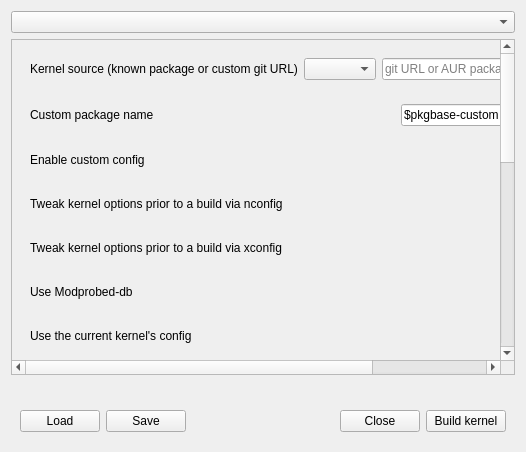
<?xml version="1.0" encoding="UTF-8"?>
<ui version="4.0">
 <class>ConfOptionsPage</class>
  <widget class="QWidget" name="central_widget">
   <layout class="QVBoxLayout" name="verticalLayout">
    <item>
     <widget class="QComboBox" name="main_combo_box"/>
    </item>
    <item>
     <widget class="QScrollArea" name="scroll_area">
      <property name="verticalScrollBarPolicy">
       <enum>Qt::ScrollBarAsNeeded</enum>
      </property>
      <property name="widgetResizable">
       <bool>true</bool>
      </property>
      <widget class="QWidget" name="scroll_area_widgets">
       <property name="geometry">
        <rect>
         <x>0</x>
         <y>0</y>
         <width>853</width>
         <height>912</height>
        </rect>
       </property>
        <layout class="QVBoxLayout" name="verticalLayout_2">
         <item>
          <widget class="QWidget" name="build_source_widget" native="true">
           <layout class="QHBoxLayout" name="build_source_horizontal_layout">
            <item>
              <widget class="QLabel" name="build_source_label">
               <property name="text">
                <string>Kernel source (known package or custom git URL)</string>
               </property>
              </widget>
            </item>
            <item>
              <spacer name="build_source_horizontal_spacer">
               <property name="orientation">
                <enum>Qt::Horizontal</enum>
               </property>
               <property name="sizeHint" stdset="0">
                <size>
                 <width>40</width>
                 <height>20</height>
                </size>
               </property>
              </spacer>
            </item>
            <item>
              <widget class="QComboBox" name="build_source_combo"/>
            </item>
            <item>
              <widget class="QLineEdit" name="build_source_custom_edit">
               <property name="visible">
                <bool>false</bool>
               </property>
               <property name="minimumSize">
                <size>
                 <width>260</width>
                 <height>0</height>
                </size>
               </property>
               <property name="placeholderText">
                <string>git URL or AUR package name</string>
               </property>
              </widget>
            </item>
           </layout>
          </widget>
         </item>
         <item>
          <widget class="QWidget" name="custom_name_widget" native="true">
          <layout class="QHBoxLayout" name="custom_name_horizontal_layout">
           <item>
            <widget class="QLabel" name="custom_name_label">
             <property name="text">
              <string>Custom package name</string>
             </property>
            </widget>
           </item>
           <item>
            <spacer name="custom_name_horizontal_spacer">
             <property name="orientation">
              <enum>Qt::Horizontal</enum>
             </property>
             <property name="sizeHint" stdset="0">
              <size>
               <width>40</width>
               <height>20</height>
              </size>
             </property>
            </spacer>
           </item>
           <item>
            <widget class="QLineEdit" name="custom_name_edit">
             <property name="text">
              <string>$pkgbase-custom</string>
             </property>
            </widget>
           </item>
          </layout>
         </widget>
        </item>
        <item>
          <widget class="QWidget" name="customconfig_widget" native="true">
           <layout class="QHBoxLayout" name="customconfig_horizontal_layout">
            <item>
             <widget class="QLabel" name="customconfig_label">
              <property name="text">
               <string>Enable custom config</string>
              </property>
             </widget>
            </item>
            <item>
             <spacer name="customconfig_horizontal_spacer">
              <property name="orientation">
               <enum>Qt::Horizontal</enum>
              </property>
              <property name="sizeHint" stdset="0">
               <size>
                <width>40</width>
                <height>20</height>
               </size>
              </property>
             </spacer>
            </item>
            <item>
             <widget class="QCheckBox" name="customconfig_check"/>
            </item>
           </layout>
          </widget>
        </item>
        <item>
         <widget class="QWidget" name="nconfig_widget" native="true">
          <layout class="QHBoxLayout" name="nconfig_horizontal_layout">
           <item>
            <widget class="QLabel" name="nconfig_label">
             <property name="text">
              <string>Tweak kernel options prior to a build via nconfig</string>
             </property>
            </widget>
           </item>
           <item>
            <spacer name="nconfig_horizontal_spacer">
             <property name="orientation">
              <enum>Qt::Horizontal</enum>
             </property>
             <property name="sizeHint" stdset="0">
              <size>
               <width>40</width>
               <height>20</height>
              </size>
             </property>
            </spacer>
           </item>
           <item>
            <widget class="QCheckBox" name="nconfig_check"/>
           </item>
          </layout>
         </widget>
        </item>
        <item>
         <widget class="QWidget" name="xconfig_widget" native="true">
          <layout class="QHBoxLayout" name="xconfig_horizontal_layout">
           <item>
            <widget class="QLabel" name="xconfig_label">
             <property name="text">
              <string>Tweak kernel options prior to a build via xconfig</string>
             </property>
            </widget>
           </item>
           <item>
            <spacer name="xconfig_horizontal_spacer">
             <property name="orientation">
              <enum>Qt::Horizontal</enum>
             </property>
             <property name="sizeHint" stdset="0">
              <size>
               <width>40</width>
               <height>20</height>
              </size>
             </property>
            </spacer>
           </item>
           <item>
            <widget class="QCheckBox" name="xconfig_check"/>
           </item>
          </layout>
         </widget>
        </item>
        <item>
         <widget class="QWidget" name="localmodcfg_widget" native="true">
          <layout class="QHBoxLayout" name="localmodcfg_horizontal_layout">
           <item>
            <widget class="QLabel" name="localmodcfg_label">
             <property name="text">
              <string>Use Modprobed-db</string>
             </property>
            </widget>
           </item>
           <item>
            <spacer name="localmodcfg_horizontal_spacer">
             <property name="orientation">
              <enum>Qt::Horizontal</enum>
             </property>
             <property name="sizeHint" stdset="0">
              <size>
               <width>40</width>
               <height>20</height>
              </size>
             </property>
            </spacer>
           </item>
           <item>
            <widget class="QCheckBox" name="localmodcfg_check"/>
           </item>
          </layout>
         </widget>
        </item>
        <item>
         <widget class="QWidget" name="use_current_widget" native="true">
          <layout class="QHBoxLayout" name="use_current_horizontal_layout">
           <item>
            <widget class="QLabel" name="use_current_label">
             <property name="text">
              <string>Use the current kernel's config</string>
             </property>
            </widget>
           </item>
           <item>
            <spacer name="use_current_horizontal_spacer">
             <property name="orientation">
              <enum>Qt::Horizontal</enum>
             </property>
             <property name="sizeHint" stdset="0">
              <size>
               <width>40</width>
               <height>20</height>
              </size>
             </property>
            </spacer>
           </item>
           <item>
            <widget class="QCheckBox" name="use_current_check"/>
           </item>
          </layout>
         </widget>
        </item>
        <item>
         <widget class="QWidget" name="hardly_widget" native="true">
          <layout class="QHBoxLayout" name="hardly_horizontal_layout">
           <item>
            <widget class="QLabel" name="hardly_label">
             <property name="text">
              <string>Enable KBUILD_CFLAGS -O3</string>
             </property>
            </widget>
           </item>
           <item>
            <spacer name="hardly_horizontal_spacer">
             <property name="orientation">
              <enum>Qt::Horizontal</enum>
             </property>
             <property name="sizeHint" stdset="0">
              <size>
               <width>40</width>
               <height>20</height>
              </size>
             </property>
            </spacer>
           </item>
           <item>
            <widget class="QCheckBox" name="hardly_check"/>
           </item>
          </layout>
         </widget>
        </item>
        <item>
         <widget class="QWidget" name="perfgovern_widget" native="true">
          <layout class="QHBoxLayout" name="perfgovern_horizontal_layout">
           <item>
            <widget class="QLabel" name="perfgovern_label">
             <property name="text">
              <string>Set performance governor as default</string>
             </property>
            </widget>
           </item>
           <item>
            <spacer name="perfgovern_horizontal_spacer">
             <property name="orientation">
              <enum>Qt::Horizontal</enum>
             </property>
             <property name="sizeHint" stdset="0">
              <size>
               <width>40</width>
               <height>20</height>
              </size>
             </property>
            </spacer>
           </item>
           <item>
            <widget class="QCheckBox" name="perfgovern_check"/>
           </item>
          </layout>
         </widget>
        </item>
        <item>
         <widget class="QWidget" name="tcpbbr_widget" native="true">
          <layout class="QHBoxLayout" name="tcpbbr_horizontal_layout">
           <item>
            <widget class="QLabel" name="tcpbbr_label">
             <property name="text">
              <string>Enable TCP_CONG_BBR3</string>
             </property>
            </widget>
           </item>
           <item>
            <spacer name="tcpbbr_horizontal_spacer">
             <property name="orientation">
              <enum>Qt::Horizontal</enum>
             </property>
             <property name="sizeHint" stdset="0">
              <size>
               <width>40</width>
               <height>20</height>
              </size>
             </property>
            </spacer>
           </item>
           <item>
            <widget class="QCheckBox" name="tcpbbr_check"/>
           </item>
          </layout>
         </widget>
        </item>
        <item>
         <widget class="QWidget" name="hzticks_widget" native="true">
          <layout class="QHBoxLayout" name="hzticks_horizontal_layout">
           <item>
            <widget class="QLabel" name="hzticks_label">
             <property name="text">
              <string>Running tick rate</string>
             </property>
            </widget>
           </item>
           <item>
            <spacer name="hzticks_horizontal_spacer">
             <property name="orientation">
              <enum>Qt::Horizontal</enum>
             </property>
             <property name="sizeHint" stdset="0">
              <size>
               <width>40</width>
               <height>20</height>
              </size>
             </property>
            </spacer>
           </item>
           <item>
            <widget class="QComboBox" name="hzticks_combo_box"/>
           </item>
          </layout>
         </widget>
        </item>
        <item>
         <widget class="QWidget" name="tickless_widget" native="true">
          <layout class="QHBoxLayout" name="tickless_horizontal_layout">
           <item>
            <widget class="QLabel" name="tickless_label">
             <property name="text">
              <string>Select tickless</string>
             </property>
            </widget>
           </item>
           <item>
            <spacer name="tickless_horizontal_spacer">
             <property name="orientation">
              <enum>Qt::Horizontal</enum>
             </property>
             <property name="sizeHint" stdset="0">
              <size>
               <width>40</width>
               <height>20</height>
              </size>
             </property>
            </spacer>
           </item>
           <item>
            <widget class="QComboBox" name="tickless_combo_box"/>
           </item>
          </layout>
         </widget>
        </item>
        <item>
         <widget class="QWidget" name="preempt_widget" native="true">
          <layout class="QHBoxLayout" name="preempt_horizontal_layout">
           <item>
            <widget class="QLabel" name="preempt_label">
             <property name="text">
              <string>Select preempt</string>
             </property>
            </widget>
           </item>
           <item>
            <spacer name="preempt_horizontal_spacer">
             <property name="orientation">
              <enum>Qt::Horizontal</enum>
             </property>
             <property name="sizeHint" stdset="0">
              <size>
               <width>40</width>
               <height>20</height>
              </size>
             </property>
            </spacer>
           </item>
           <item>
            <widget class="QComboBox" name="preempt_combo_box"/>
           </item>
          </layout>
         </widget>
        </item>
        <item>
         <widget class="QWidget" name="hugepage_widget" native="true">
          <layout class="QHBoxLayout" name="hugepage_horizontal_layout">
           <item>
            <widget class="QLabel" name="hugepage_label">
             <property name="text">
              <string>Transparent Hugepages</string>
             </property>
            </widget>
           </item>
           <item>
            <spacer name="hugepage_horizontal_spacer">
             <property name="orientation">
              <enum>Qt::Horizontal</enum>
             </property>
             <property name="sizeHint" stdset="0">
              <size>
               <width>40</width>
               <height>20</height>
              </size>
             </property>
            </spacer>
           </item>
           <item>
            <widget class="QComboBox" name="hugepage_combo_box"/>
           </item>
          </layout>
         </widget>
        </item>
        <item>
         <widget class="QWidget" name="processor_opt_widget" native="true">
          <layout class="QHBoxLayout" name="processor_opt_horizontal_layout">
           <item>
            <widget class="QLabel" name="processor_opt_label">
             <property name="text">
              <string>CPU compiler optimizations</string>
             </property>
            </widget>
           </item>
           <item>
            <spacer name="processor_opt_horizontal_spacer">
             <property name="orientation">
              <enum>Qt::Horizontal</enum>
             </property>
             <property name="sizeHint" stdset="0">
              <size>
               <width>40</width>
               <height>20</height>
              </size>
             </property>
            </spacer>
           </item>
           <item>
            <widget class="QComboBox" name="processor_opt_combo_box"/>
           </item>
          </layout>
         </widget>
        </item>
        <item>
         <widget class="QWidget" name="lto_widget" native="true">
          <layout class="QHBoxLayout" name="lto_horizontal_layout">
           <item>
            <widget class="QLabel" name="lto_label">
             <property name="text">
              <string>Enable LTO</string>
             </property>
            </widget>
           </item>
           <item>
            <spacer name="lto_horizontal_spacer">
             <property name="orientation">
              <enum>Qt::Horizontal</enum>
             </property>
             <property name="sizeHint" stdset="0">
              <size>
               <width>40</width>
               <height>20</height>
              </size>
             </property>
            </spacer>
           </item>
           <item>
            <widget class="QComboBox" name="lto_combo_box"/>
           </item>
          </layout>
         </widget>
        </item>
        <item>
         <widget class="QWidget" name="builtin_zfs_widget" native="true">
          <layout class="QHBoxLayout" name="builtin_zfs_horizontal_layout">
           <item>
            <widget class="QLabel" name="builtin_zfs_label">
             <property name="text">
              <string>Build the ZFS module</string>
             </property>
            </widget>
           </item>
           <item>
            <spacer name="builtin_zfs_horizontal_spacer">
             <property name="orientation">
              <enum>Qt::Horizontal</enum>
             </property>
             <property name="sizeHint" stdset="0">
              <size>
               <width>40</width>
               <height>20</height>
              </size>
             </property>
            </spacer>
           </item>
           <item>
            <widget class="QCheckBox" name="builtin_zfs_check"/>
           </item>
          </layout>
         </widget>
        </item>
        <item>
         <widget class="QWidget" name="builtin_nvidia_open_widget" native="true">
          <layout class="QHBoxLayout" name="builtin_nvidia_open_horizontal_layout">
           <item>
            <widget class="QLabel" name="builtin_nvidia_open_label">
             <property name="text">
              <string>Build the open NVIDIA module</string>
             </property>
            </widget>
           </item>
           <item>
            <spacer name="builtin_nvidia_open_horizontal_spacer">
             <property name="orientation">
              <enum>Qt::Horizontal</enum>
             </property>
             <property name="sizeHint" stdset="0">
              <size>
               <width>40</width>
               <height>20</height>
              </size>
             </property>
            </spacer>
           </item>
           <item>
            <widget class="QCheckBox" name="builtin_nvidia_open_check"/>
           </item>
          </layout>
         </widget>
        </item>
        <item>
         <widget class="QWidget" name="build_debug_widget" native="true">
          <layout class="QHBoxLayout" name="build_debug_horizontal_layout">
           <item>
            <widget class="QLabel" name="build_debug_label">
             <property name="text">
              <string>Include vmlinux with debug informations/symbols</string>
             </property>
            </widget>
           </item>
           <item>
            <spacer name="b_horizontal_spacer">
             <property name="orientation">
              <enum>Qt::Horizontal</enum>
             </property>
             <property name="sizeHint" stdset="0">
              <size>
               <width>40</width>
               <height>20</height>
              </size>
             </property>
            </spacer>
           </item>
           <item>
            <widget class="QCheckBox" name="build_debug_check"/>
           </item>
          </layout>
         </widget>
        </item>
       </layout>
      </widget>
     </widget>
    </item>
    <item>
     <spacer name="bottom_horizontal_spacer">
      <property name="orientation">
       <enum>Qt::Horizontal</enum>
      </property>
      <property name="sizeHint" stdset="0">
       <size>
        <width>40</width>
        <height>20</height>
       </size>
      </property>
     </spacer>
    </item>
    <item>
     <widget class="QWidget" name="footer_widget" native="true">
      <layout class="QHBoxLayout" name="footer_horizontal_layout">
       <item>
        <widget class="QPushButton" name="load_button">
         <property name="text">
          <string>Load</string>
         </property>
        </widget>
       </item>
       <item>
        <widget class="QPushButton" name="save_button">
         <property name="text">
          <string>Save</string>
         </property>
        </widget>
       </item>
       <item>
        <spacer name="footer_horizontal_spacer">
         <property name="orientation">
          <enum>Qt::Horizontal</enum>
         </property>
         <property name="sizeHint" stdset="0">
          <size>
           <width>40</width>
           <height>20</height>
          </size>
         </property>
        </spacer>
       </item>
       <item>
         <widget class="QPushButton" name="cancel_button">
          <property name="text">
           <string>Close</string>
          </property>
         </widget>
       </item>
       <item>
        <widget class="QPushButton" name="ok_button">
         <property name="text">
          <string>Build kernel</string>
         </property>
        </widget>
       </item>
      </layout>
     </widget>
    </item>
   </layout>
  </widget>
 <resources/>
 <connections/>
</ui>
